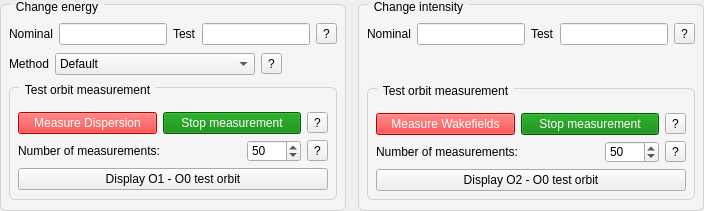
           <widget class="QWidget" name="beam_change_group" native="true">
            <property name="sizePolicy">
             <sizepolicy hsizetype="Preferred" vsizetype="Maximum">
              <horstretch>0</horstretch>
              <verstretch>0</verstretch>
             </sizepolicy>
            </property>
            <layout class="QHBoxLayout" name="beam_change_layout" stretch="1,1">
             <property name="spacing">
              <number>12</number>
             </property>
             <property name="leftMargin">
              <number>0</number>
             </property>
             <property name="topMargin">
              <number>0</number>
             </property>
             <property name="rightMargin">
              <number>0</number>
             </property>
             <property name="bottomMargin">
              <number>0</number>
             </property>
             <item>
              <widget class="QGroupBox" name="energy_change_group">
               <property name="styleSheet">
                <string notr="true">QGroupBox {
    background-color: rgb(245, 245, 245);
    border: 1px solid rgb(210, 210, 210);
    border-radius: 6px;
    margin-top: 4px;
    padding-top: 6px;
}
QGroupBox::title {
    subcontrol-origin: margin;
    left: 10px;
    padding: 0 4px 0 4px;
}</string>
               </property>
               <property name="title">
                <string>Change energy</string>
               </property>
               <layout class="QGridLayout" name="energy_change_layout" columnstretch="1,0">
                <property name="leftMargin">
                 <number>8</number>
                </property>
                <property name="topMargin">
                 <number>12</number>
                </property>
                <property name="rightMargin">
                 <number>8</number>
                </property>
                <property name="bottomMargin">
                 <number>10</number>
                </property>
                <property name="spacing">
                 <number>8</number>
                </property>
                <item row="0" column="0" colspan="2">
                 <layout class="QHBoxLayout" name="energy_change_values_layout">
                  <property name="spacing">
                   <number>6</number>
                  </property>
                  <property name="leftMargin">
                   <number>0</number>
                  </property>
                  <property name="topMargin">
                   <number>0</number>
                  </property>
                  <property name="rightMargin">
                   <number>0</number>
                  </property>
                  <property name="bottomMargin">
                   <number>0</number>
                  </property>
                  <item>
                   <widget class="QLabel" name="energy_nominal_label">
                    <property name="text">
                     <string>Nominal</string>
                    </property>
                   </widget>
                  </item>
                  <item>
                   <widget class="QLineEdit" name="energy_nominal_input">
                    <property name="maximumSize">
                     <size>
                      <width>110</width>
                      <height>16777215</height>
                     </size>
                    </property>
                   </widget>
                  </item>
                  <item>
                   <widget class="QLabel" name="energy_test_label">
                    <property name="text">
                     <string>Test</string>
                    </property>
                   </widget>
                  </item>
                  <item>
                   <widget class="QLineEdit" name="energy_test_input">
                    <property name="maximumSize">
                     <size>
                      <width>110</width>
                      <height>16777215</height>
                     </size>
                    </property>
                   </widget>
                  </item>
                  <item>
                   <widget class="QToolButton" name="energy_change_tooltip">
                    <property name="text">
                     <string>?</string>
                    </property>
                   </widget>
                  </item>
                  <item>
                   <spacer name="energy_change_values_spacer">
                    <property name="orientation">
                     <enum>Qt::Horizontal</enum>
                    </property>
                    <property name="sizeHint" stdset="0">
                     <size>
                      <width>0</width>
                      <height>0</height>
                     </size>
                    </property>
                   </spacer>
                  </item>
                 </layout>
                </item>
                <item row="1" column="0" colspan="2">
                 <layout class="QHBoxLayout" name="beam_change_method_layout">
                  <property name="spacing">
                   <number>6</number>
                  </property>
                  <property name="leftMargin">
                   <number>0</number>
                  </property>
                  <property name="topMargin">
                   <number>0</number>
                  </property>
                  <property name="rightMargin">
                   <number>0</number>
                  </property>
                  <property name="bottomMargin">
                   <number>0</number>
                  </property>
                  <item>
                   <widget class="QLabel" name="beam_change_method_label">
                    <property name="text">
                     <string>Method</string>
                    </property>
                    <property name="buddy">
                     <cstring>beam_change_method_combo</cstring>
                    </property>
                   </widget>
                  </item>
                  <item>
                   <widget class="QComboBox" name="beam_change_method_combo">
                    <property name="minimumSize">
                     <size>
                      <width>200</width>
                      <height>0</height>
                     </size>
                    </property>
                    <item>
                     <property name="text">
                      <string>Default</string>
                     </property>
                    </item>
                    <item>
                     <property name="text">
                      <string>Quadrupole scaling</string>
                     </property>
                    </item>
                   </widget>
                  </item>
                  <item>
                   <widget class="QToolButton" name="beam_change_method_tooltip">
                    <property name="toolTip">
                     <string>&lt;html&gt;&lt;head/&gt;&lt;body&gt;&lt;p&gt;Choose the energy-change method. On CLEAR, the combined RF-phase and quadrupole-scaling mode uses RF-phase measurements for DFS and a separate quadrupole-scaling measurement for the third correction term.&lt;/p&gt;&lt;/body&gt;&lt;/html&gt;</string>
                    </property>
                    <property name="text">
                     <string>?</string>
                    </property>
                   </widget>
                  </item>
                  <item>
                   <spacer name="beam_change_method_spacer">
                    <property name="orientation">
                     <enum>Qt::Horizontal</enum>
                    </property>
                    <property name="sizeHint" stdset="0">
                     <size>
                      <width>0</width>
                      <height>0</height>
                     </size>
                    </property>
                   </spacer>
                  </item>
                 </layout>
                </item>
                <item row="2" column="0" colspan="2">
                 <widget class="QGroupBox" name="energy_measurement_group">
                  <property name="styleSheet">
                   <string notr="true">QGroupBox#energy_measurement_group {
    background-color: rgb(245, 245, 245);
    border: 1px solid rgb(210, 210, 210);
    border-radius: 6px;
    margin-top: 4px;
    padding-top: 6px;
}
QGroupBox#energy_measurement_group::title {
    subcontrol-origin: margin;
    left: 10px;
    padding: 0 4px 0 4px;
}</string>
                  </property>
                  <property name="title">
                   <string>Test orbit measurement</string>
                  </property>
                  <layout class="QGridLayout" name="energy_measurement_layout" columnstretch="1,0,0">
                   <property name="leftMargin">
                    <number>8</number>
                   </property>
                   <property name="topMargin">
                    <number>18</number>
                   </property>
                   <property name="rightMargin">
                    <number>8</number>
                   </property>
                   <property name="bottomMargin">
                    <number>8</number>
                   </property>
                   <property name="spacing">
                    <number>6</number>
                   </property>
                   <item row="2" column="0" colspan="3">
                    <widget class="QPushButton" name="show_dfs_test_orbit_button">
                     <property name="text">
                      <string>Display O1 - O0 test orbit</string>
                     </property>
                    </widget>
                   </item>
                   <item row="1" column="0">
                    <widget class="QLabel" name="no_of_meas_dfs_label">
                     <property name="text">
                      <string>Number of measurements:</string>
                     </property>
                    </widget>
                   </item>
                   <item row="0" column="0" colspan="3">
                    <layout class="QHBoxLayout" name="energy_measurement_actions_layout" stretch="1,1,0">
                     <property name="spacing">
                      <number>6</number>
                     </property>
                     <item>
                      <widget class="QPushButton" name="measure_dispersion_button">
                       <property name="styleSheet">
                        <string notr="true">background-color: red; color: white;</string>
                       </property>
                       <property name="text">
                        <string>Measure Dispersion</string>
                       </property>
                      </widget>
                     </item>
                     <item>
                      <widget class="QPushButton" name="stop_dispersion_measurement_button">
                       <property name="styleSheet">
                        <string notr="true">background-color: green; color: white;</string>
                       </property>
                       <property name="text">
                        <string>Stop measurement</string>
                       </property>
                      </widget>
                     </item>
                     <item>
                      <widget class="QToolButton" name="measure_dispersion_tooltip">
                       <property name="toolTip">
                        <string>&lt;html&gt;&lt;head/&gt;&lt;body&gt;&lt;p&gt;Measure dispersion on the machine, display the results in a pop-up plot, and save them to a text file.&lt;/p&gt;&lt;/body&gt;&lt;/html&gt;</string>
                       </property>
                       <property name="text">
                        <string>?</string>
                       </property>
                      </widget>
                     </item>
                    </layout>
                   </item>
                   <item row="1" column="2">
                    <widget class="QToolButton" name="no_of_meas_dfs_tooltip">
                     <property name="toolTip">
                      <string/>
                     </property>
                     <property name="text">
                      <string>?</string>
                     </property>
                    </widget>
                   </item>
                   <item row="1" column="1">
                    <widget class="QDoubleSpinBox" name="no_of_meas_dfs_test_orbit">
                     <property name="decimals">
                      <number>0</number>
                     </property>
                     <property name="minimum">
                      <double>1.000000000000000</double>
                     </property>
                     <property name="maximum">
                      <double>1000.000000000000000</double>
                     </property>
                     <property name="value">
                      <double>50.000000000000000</double>
                     </property>
                    </widget>
                   </item>
                  </layout>
                 </widget>
                </item>
               </layout>
              </widget>
             </item>
             <item>
              <widget class="QGroupBox" name="intensity_change_group">
               <property name="styleSheet">
                <string notr="true">QGroupBox {
    background-color: rgb(245, 245, 245);
    border: 1px solid rgb(210, 210, 210);
    border-radius: 6px;
    margin-top: 4px;
    padding-top: 6px;
}
QGroupBox::title {
    subcontrol-origin: margin;
    left: 10px;
    padding: 0 4px 0 4px;
}</string>
               </property>
               <property name="title">
                <string>Change intensity</string>
               </property>
               <layout class="QGridLayout" name="intensity_change_layout" columnstretch="1,0">
                <property name="leftMargin">
                 <number>8</number>
                </property>
                <property name="topMargin">
                 <number>12</number>
                </property>
                <property name="rightMargin">
                 <number>8</number>
                </property>
                <property name="bottomMargin">
                 <number>10</number>
                </property>
                <property name="spacing">
                 <number>8</number>
                </property>
                <item row="0" column="0" colspan="2">
                 <layout class="QHBoxLayout" name="intensity_change_values_layout">
                  <property name="spacing">
                   <number>6</number>
                  </property>
                  <property name="leftMargin">
                   <number>0</number>
                  </property>
                  <property name="topMargin">
                   <number>0</number>
                  </property>
                  <property name="rightMargin">
                   <number>0</number>
                  </property>
                  <property name="bottomMargin">
                   <number>0</number>
                  </property>
                  <item>
                   <widget class="QLabel" name="intensity_nominal_label">
                    <property name="text">
                     <string>Nominal</string>
                    </property>
                   </widget>
                  </item>
                  <item>
                   <widget class="QLineEdit" name="intensity_nominal_input">
                    <property name="maximumSize">
                     <size>
                      <width>110</width>
                      <height>16777215</height>
                     </size>
                    </property>
                   </widget>
                  </item>
                  <item>
                   <widget class="QLabel" name="intensity_test_label">
                    <property name="text">
                     <string>Test</string>
                    </property>
                   </widget>
                  </item>
                  <item>
                   <widget class="QLineEdit" name="intensity_test_input">
                    <property name="maximumSize">
                     <size>
                      <width>110</width>
                      <height>16777215</height>
                     </size>
                    </property>
                   </widget>
                  </item>
                  <item>
                   <widget class="QToolButton" name="intensity_change_tooltip">
                    <property name="text">
                     <string>?</string>
                    </property>
                   </widget>
                  </item>
                  <item>
                   <spacer name="intensity_change_values_spacer">
                    <property name="orientation">
                     <enum>Qt::Horizontal</enum>
                    </property>
                    <property name="sizeHint" stdset="0">
                     <size>
                      <width>0</width>
                      <height>0</height>
                     </size>
                    </property>
                   </spacer>
                  </item>
                 </layout>
                </item>
                <item row="1" column="0" colspan="2">
                 <widget class="QWidget" name="intensity_change_method_placeholder" native="true">
                  <property name="minimumSize">
                   <size>
                    <width>0</width>
                    <height>23</height>
                   </size>
                  </property>
                  <property name="maximumSize">
                   <size>
                    <width>16777215</width>
                    <height>23</height>
                   </size>
                  </property>
                 </widget>
                </item>
                <item row="2" column="0" colspan="2">
                 <widget class="QGroupBox" name="intensity_measurement_group">
                  <property name="styleSheet">
                   <string notr="true">QGroupBox#intensity_measurement_group {
    background-color: rgb(245, 245, 245);
    border: 1px solid rgb(210, 210, 210);
    border-radius: 6px;
    margin-top: 4px;
    padding-top: 6px;
}
QGroupBox#intensity_measurement_group::title {
    subcontrol-origin: margin;
    left: 10px;
    padding: 0 4px 0 4px;
}</string>
                  </property>
                  <property name="title">
                   <string>Test orbit measurement</string>
                  </property>
                  <layout class="QGridLayout" name="intensity_measurement_layout" columnstretch="1,0,0">
                   <property name="leftMargin">
                    <number>8</number>
                   </property>
                   <property name="topMargin">
                    <number>18</number>
                   </property>
                   <property name="rightMargin">
                    <number>8</number>
                   </property>
                   <property name="bottomMargin">
                    <number>8</number>
                   </property>
                   <property name="spacing">
                    <number>6</number>
                   </property>
                   <item row="1" column="2">
                    <widget class="QToolButton" name="no_of_meas_wfs_tooltip">
                     <property name="toolTip">
                      <string/>
                     </property>
                     <property name="text">
                      <string>?</string>
                     </property>
                    </widget>
                   </item>
                   <item row="1" column="0">
                    <widget class="QLabel" name="no_of_meas_wfs_label">
                     <property name="text">
                      <string>Number of measurements:</string>
                     </property>
                    </widget>
                   </item>
                   <item row="2" column="0" colspan="3">
                    <widget class="QPushButton" name="show_wfs_test_orbit_button">
                     <property name="text">
                      <string>Display O2 - O0 test orbit</string>
                     </property>
                    </widget>
                   </item>
                   <item row="0" column="0" colspan="3">
                    <layout class="QHBoxLayout" name="intensity_measurement_actions_layout" stretch="1,1,0">
                     <property name="spacing">
                      <number>6</number>
                     </property>
                     <item>
                      <widget class="QPushButton" name="measure_wakefields_button">
                       <property name="styleSheet">
                        <string notr="true">background-color: red; color: white;</string>
                       </property>
                       <property name="text">
                        <string>Measure Wakefields</string>
                       </property>
                      </widget>
                     </item>
                     <item>
                      <widget class="QPushButton" name="stop_wakefields_measurement_button">
                       <property name="styleSheet">
                        <string notr="true">background-color: green; color: white;</string>
                       </property>
                       <property name="text">
                        <string>Stop measurement</string>
                       </property>
                      </widget>
                     </item>
                     <item>
                      <widget class="QToolButton" name="measure_wakefields_tooltip">
                       <property name="toolTip">
                        <string>&lt;html&gt;&lt;head/&gt;&lt;body&gt;&lt;p&gt;Measure wakefields on the machine, display the results in a pop-up plot, and save them to a text file.&lt;/p&gt;&lt;/body&gt;&lt;/html&gt;</string>
                       </property>
                       <property name="text">
                        <string>?</string>
                       </property>
                      </widget>
                     </item>
                    </layout>
                   </item>
                   <item row="1" column="1">
                    <widget class="QDoubleSpinBox" name="no_of_meas_wfs_test_orbit">
                     <property name="decimals">
                      <number>0</number>
                     </property>
                     <property name="minimum">
                      <double>1.000000000000000</double>
                     </property>
                     <property name="maximum">
                      <double>1000.000000000000000</double>
                     </property>
                     <property name="value">
                      <double>50.000000000000000</double>
                     </property>
                    </widget>
                   </item>
                  </layout>
                 </widget>
                </item>
               </layout>
              </widget>
             </item>
            </layout>
           </widget>
